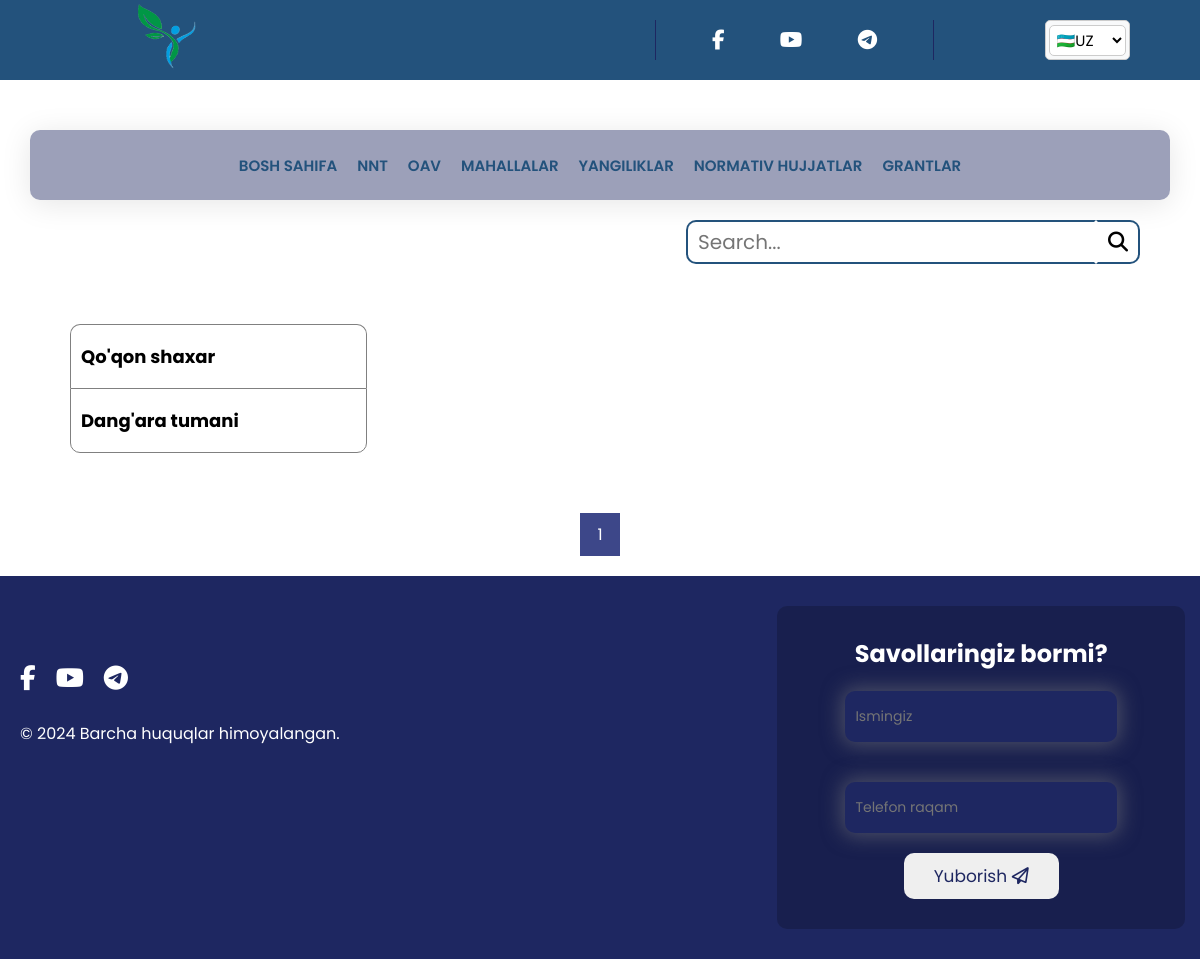
The page /uz/streets/ on the database as committed earlier.
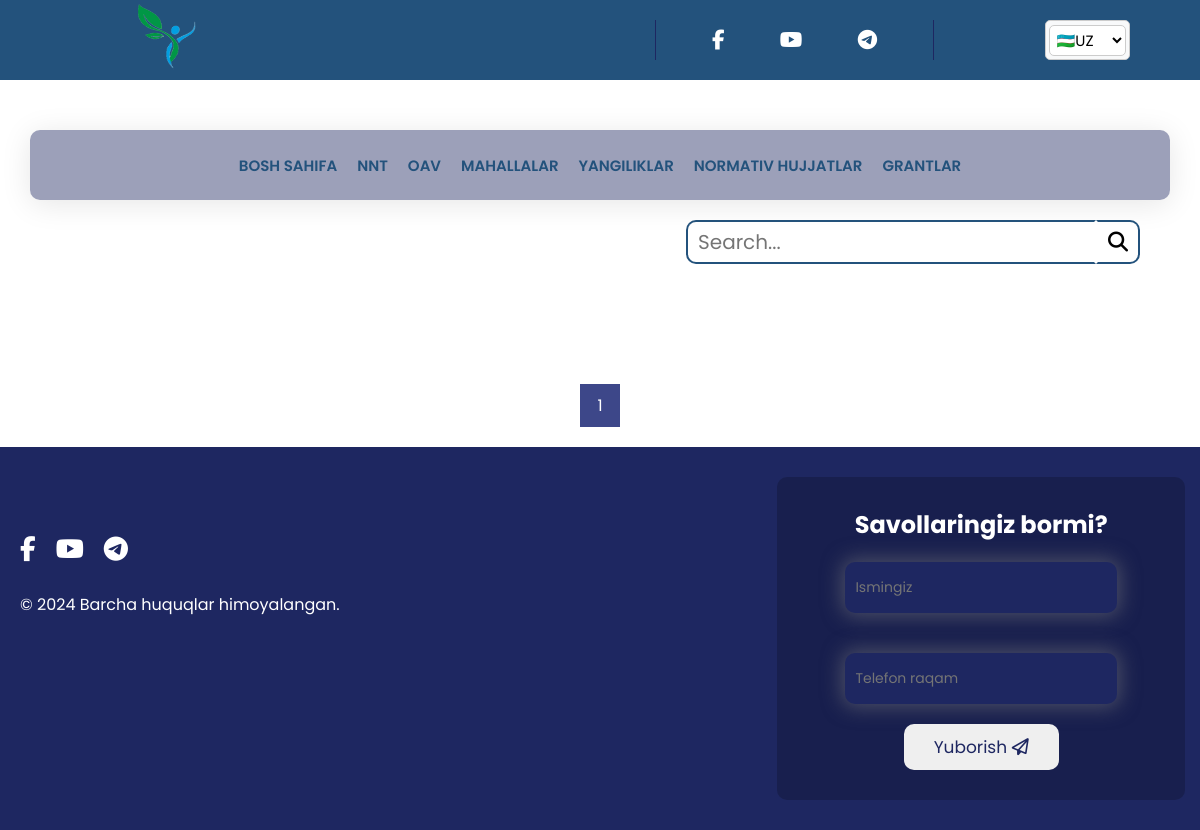
The same page on the database as committed later.
### main/models.py (models this page shows, shortened)
class CityName(models.Model):
    name = models.CharField(max_length=255, verbose_name='Shaxar, tuman nomi')
    create_at = models.DateTimeField(auto_now_add=True)
    class Meta:
        verbose_name_plural = 'Tuman shaxar nomlari'

### main/views.py (the view)
# urls.py: path('streets/', streets, name='streets'),
def streets(request):
    index = Index.objects.first()
    language_code = request.LANGUAGE_CODE
    city = CityName.objects.all()
    street_name = request.GET.get('q')
    if street_name:
        street = Streets.objects.filter(city__name__icontains=street_name)
    else:
        street_id = request.GET.get('city')
        if street_id:
            street = Streets.objects.filter(city=street_id)
        else:
            street = None
    paginator = Paginator(city, 10)  # Har bir sahifada 5 ta grant
    page_number = request.GET.get('page')
    page_obj = paginator.get_page(page_number)
    context = {
        'city': page_obj,
        'street': street,
        'index': index,
        'language_code': language_code,
    }
    return render(request, 'streets.html', context)

### main/templates/streets.html (shortened to what the changed rows need)
{% load static %}
{% load i18n %}
<!DOCTYPE html>
<html lang="en">
<head>
  <link rel="stylesheet" href="https://cdnjs.cloudflare.com/ajax/libs/font-awesome/6.5.1/css/all.min.css"
 />
  <link rel="stylesheet" href="{% static '/css/style.css' %}" />
  <link rel="stylesheet" href="{% static '/css/pages.css' %}" />
</head>
<body>
  <div class="streets">
    <div class="streetsWrapper">
  <div class="nntRight">
      <div class="nntLists">
        {% for i in city %}
        <a href="/streets/?city={{ i.id }}"><h2>{{ i.name }}</h2></a>
        {% endfor %}
      </div>
    </div>
    </div>
  </div>
      <div class="pagination">
        {% for num in city.paginator.page_range %}
            {% if city.number == num %}
                <a class="active" href="?q={{ request.GET.q }}&page={{ num }}">{{ num }}</a>
            {% elif num > city.number|add:-3 and num < city.number|add:3 %}
                <a href="?q={{ request.GET.q }}&page={{ num }}">{{ num }}</a>
            {% endif %}
        {% endfor %}
    </div>
  <section class="contact">
    <div class="contactWrapper">
      <div class="contactRight">
        <h2>{% blocktrans %}Savollaringiz bormi?{% endblocktrans %}</h2>
      </div>
    </div>
  </section>
</body>
</html>

Rows that differ between the two databases and show on the page:
removed CityName: name "Qo'qon shaxar"
removed CityName: name "Dang'ara tumani"
